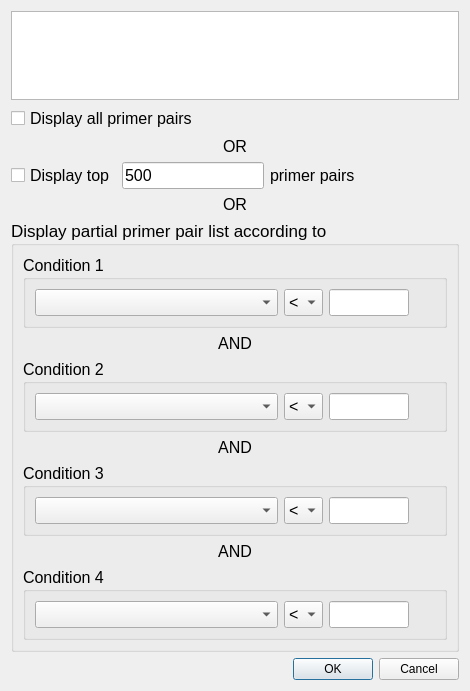
<?xml version="1.0" encoding="UTF-8"?>
<ui version="4.0">
 <class>PrimerDispListDlg</class>
 <widget class="QDialog" name="PrimerDispListDlg">
  <property name="geometry">
   <rect>
    <x>0</x>
    <y>0</y>
    <width>470</width>
    <height>691</height>
   </rect>
  </property>
  <property name="windowTitle">
   <string>Display Primer List</string>
  </property>
  <layout class="QGridLayout" name="gridLayout_6">
   <item row="0" column="0">
    <layout class="QVBoxLayout" name="verticalLayout">
     <item>
      <widget class="QPlainTextEdit" name="plaintext"/>
     </item>
     <item>
      <widget class="QCheckBox" name="checkBox_all">
       <property name="font">
        <font>
         <pointsize>12</pointsize>
        </font>
       </property>
       <property name="text">
        <string>Display all primer pairs</string>
       </property>
      </widget>
     </item>
     <item>
      <widget class="QLabel" name="label_4">
       <property name="font">
        <font>
         <pointsize>12</pointsize>
        </font>
       </property>
       <property name="text">
        <string>OR</string>
       </property>
       <property name="alignment">
        <set>Qt::AlignCenter</set>
       </property>
      </widget>
     </item>
     <item>
      <layout class="QHBoxLayout" name="horizontalLayout_5">
       <item>
        <widget class="QCheckBox" name="checkBox_topPrimers">
         <property name="font">
          <font>
           <pointsize>12</pointsize>
          </font>
         </property>
         <property name="text">
          <string>Display top</string>
         </property>
        </widget>
       </item>
       <item>
        <widget class="QLineEdit" name="lineEdit_topNum">
         <property name="sizePolicy">
          <sizepolicy hsizetype="Minimum" vsizetype="Fixed">
           <horstretch>0</horstretch>
           <verstretch>0</verstretch>
          </sizepolicy>
         </property>
         <property name="font">
          <font>
           <pointsize>12</pointsize>
          </font>
         </property>
         <property name="text">
          <string>500</string>
         </property>
        </widget>
       </item>
       <item>
        <widget class="QLabel" name="label_6">
         <property name="font">
          <font>
           <pointsize>12</pointsize>
          </font>
         </property>
         <property name="text">
          <string>primer pairs</string>
         </property>
        </widget>
       </item>
       <item>
        <spacer name="horizontalSpacer">
         <property name="orientation">
          <enum>Qt::Horizontal</enum>
         </property>
         <property name="sizeHint" stdset="0">
          <size>
           <width>40</width>
           <height>20</height>
          </size>
         </property>
        </spacer>
       </item>
      </layout>
     </item>
     <item>
      <widget class="QLabel" name="label_5">
       <property name="font">
        <font>
         <pointsize>12</pointsize>
        </font>
       </property>
       <property name="text">
        <string>OR</string>
       </property>
       <property name="alignment">
        <set>Qt::AlignCenter</set>
       </property>
      </widget>
     </item>
    </layout>
   </item>
   <item row="1" column="0">
    <widget class="QGroupBox" name="groupBox_5">
     <property name="font">
      <font>
       <pointsize>13</pointsize>
      </font>
     </property>
     <property name="title">
      <string>Display partial primer pair list according to</string>
     </property>
     <layout class="QGridLayout" name="gridLayout_5">
      <item row="0" column="0">
       <widget class="QGroupBox" name="groupBox">
        <property name="font">
         <font>
          <pointsize>12</pointsize>
         </font>
        </property>
        <property name="title">
         <string>Condition 1</string>
        </property>
        <layout class="QGridLayout" name="gridLayout">
         <item row="0" column="0">
          <layout class="QHBoxLayout" name="horizontalLayout" stretch="20,1,0,0">
           <item>
            <widget class="QComboBox" name="comboBox_cond1"/>
           </item>
           <item>
            <widget class="QComboBox" name="comboBox_GTLT1">
             <item>
              <property name="text">
               <string>&lt;</string>
              </property>
             </item>
             <item>
              <property name="text">
               <string>&gt;</string>
              </property>
             </item>
            </widget>
           </item>
           <item>
            <widget class="QLineEdit" name="lineEdit_value1">
             <property name="minimumSize">
              <size>
               <width>80</width>
               <height>0</height>
              </size>
             </property>
             <property name="maximumSize">
              <size>
               <width>80</width>
               <height>16777215</height>
              </size>
             </property>
            </widget>
           </item>
           <item>
            <widget class="QLabel" name="label_percent1">
             <property name="minimumSize">
              <size>
               <width>20</width>
               <height>0</height>
              </size>
             </property>
             <property name="maximumSize">
              <size>
               <width>20</width>
               <height>16777215</height>
              </size>
             </property>
             <property name="text">
              <string/>
             </property>
            </widget>
           </item>
          </layout>
         </item>
        </layout>
       </widget>
      </item>
      <item row="2" column="0">
       <widget class="QGroupBox" name="groupBox_2">
        <property name="font">
         <font>
          <pointsize>12</pointsize>
         </font>
        </property>
        <property name="title">
         <string>Condition 2</string>
        </property>
        <layout class="QGridLayout" name="gridLayout_2">
         <item row="0" column="0">
          <layout class="QHBoxLayout" name="horizontalLayout_2" stretch="20,1,0,0">
           <item>
            <widget class="QComboBox" name="comboBox_cond2"/>
           </item>
           <item>
            <widget class="QComboBox" name="comboBox_GTLT2">
             <item>
              <property name="text">
               <string>&lt;</string>
              </property>
             </item>
             <item>
              <property name="text">
               <string>&gt;</string>
              </property>
             </item>
            </widget>
           </item>
           <item>
            <widget class="QLineEdit" name="lineEdit_value2">
             <property name="minimumSize">
              <size>
               <width>80</width>
               <height>0</height>
              </size>
             </property>
             <property name="maximumSize">
              <size>
               <width>80</width>
               <height>16777215</height>
              </size>
             </property>
            </widget>
           </item>
           <item>
            <widget class="QLabel" name="label_percent2">
             <property name="minimumSize">
              <size>
               <width>20</width>
               <height>0</height>
              </size>
             </property>
             <property name="maximumSize">
              <size>
               <width>20</width>
               <height>16777215</height>
              </size>
             </property>
             <property name="text">
              <string/>
             </property>
            </widget>
           </item>
          </layout>
         </item>
        </layout>
       </widget>
      </item>
      <item row="4" column="0">
       <widget class="QGroupBox" name="groupBox_3">
        <property name="font">
         <font>
          <pointsize>12</pointsize>
         </font>
        </property>
        <property name="title">
         <string>Condition 3</string>
        </property>
        <layout class="QGridLayout" name="gridLayout_3">
         <item row="0" column="0">
          <layout class="QHBoxLayout" name="horizontalLayout_3" stretch="20,1,0,0">
           <item>
            <widget class="QComboBox" name="comboBox_cond3"/>
           </item>
           <item>
            <widget class="QComboBox" name="comboBox_GTLT3">
             <item>
              <property name="text">
               <string>&lt;</string>
              </property>
             </item>
             <item>
              <property name="text">
               <string>&gt;</string>
              </property>
             </item>
            </widget>
           </item>
           <item>
            <widget class="QLineEdit" name="lineEdit_value3">
             <property name="minimumSize">
              <size>
               <width>80</width>
               <height>0</height>
              </size>
             </property>
             <property name="maximumSize">
              <size>
               <width>80</width>
               <height>16777215</height>
              </size>
             </property>
            </widget>
           </item>
           <item>
            <widget class="QLabel" name="label_percent3">
             <property name="minimumSize">
              <size>
               <width>20</width>
               <height>0</height>
              </size>
             </property>
             <property name="maximumSize">
              <size>
               <width>20</width>
               <height>16777215</height>
              </size>
             </property>
             <property name="text">
              <string/>
             </property>
            </widget>
           </item>
          </layout>
         </item>
        </layout>
       </widget>
      </item>
      <item row="6" column="0">
       <widget class="QGroupBox" name="groupBox_4">
        <property name="font">
         <font>
          <pointsize>12</pointsize>
         </font>
        </property>
        <property name="title">
         <string>Condition 4</string>
        </property>
        <layout class="QGridLayout" name="gridLayout_4">
         <item row="0" column="0">
          <layout class="QHBoxLayout" name="horizontalLayout_4" stretch="20,1,0,0">
           <item>
            <widget class="QComboBox" name="comboBox_cond4"/>
           </item>
           <item>
            <widget class="QComboBox" name="comboBox_GTLT4">
             <item>
              <property name="text">
               <string>&lt;</string>
              </property>
             </item>
             <item>
              <property name="text">
               <string>&gt;</string>
              </property>
             </item>
            </widget>
           </item>
           <item>
            <widget class="QLineEdit" name="lineEdit_value4">
             <property name="minimumSize">
              <size>
               <width>80</width>
               <height>0</height>
              </size>
             </property>
             <property name="maximumSize">
              <size>
               <width>80</width>
               <height>16777215</height>
              </size>
             </property>
            </widget>
           </item>
           <item>
            <widget class="QLabel" name="label_percent4">
             <property name="minimumSize">
              <size>
               <width>20</width>
               <height>0</height>
              </size>
             </property>
             <property name="maximumSize">
              <size>
               <width>20</width>
               <height>16777215</height>
              </size>
             </property>
             <property name="text">
              <string/>
             </property>
            </widget>
           </item>
          </layout>
         </item>
        </layout>
       </widget>
      </item>
      <item row="1" column="0">
       <widget class="QLabel" name="label">
        <property name="font">
         <font>
          <pointsize>12</pointsize>
         </font>
        </property>
        <property name="text">
         <string>AND</string>
        </property>
        <property name="alignment">
         <set>Qt::AlignCenter</set>
        </property>
       </widget>
      </item>
      <item row="3" column="0">
       <widget class="QLabel" name="label_2">
        <property name="font">
         <font>
          <pointsize>12</pointsize>
         </font>
        </property>
        <property name="text">
         <string>AND</string>
        </property>
        <property name="alignment">
         <set>Qt::AlignCenter</set>
        </property>
       </widget>
      </item>
      <item row="5" column="0">
       <widget class="QLabel" name="label_3">
        <property name="font">
         <font>
          <pointsize>12</pointsize>
         </font>
        </property>
        <property name="text">
         <string>AND</string>
        </property>
        <property name="alignment">
         <set>Qt::AlignCenter</set>
        </property>
       </widget>
      </item>
     </layout>
    </widget>
   </item>
   <item row="2" column="0">
    <widget class="QDialogButtonBox" name="buttonBox">
     <property name="orientation">
      <enum>Qt::Horizontal</enum>
     </property>
     <property name="standardButtons">
      <set>QDialogButtonBox::Cancel|QDialogButtonBox::Ok</set>
     </property>
    </widget>
   </item>
  </layout>
 </widget>
 <resources/>
 <connections>
  <connection>
   <sender>buttonBox</sender>
   <signal>accepted()</signal>
   <receiver>PrimerDispListDlg</receiver>
   <slot>accept()</slot>
   <hints>
    <hint type="sourcelabel">
     <x>266</x>
     <y>640</y>
    </hint>
    <hint type="destinationlabel">
     <x>157</x>
     <y>274</y>
    </hint>
   </hints>
  </connection>
  <connection>
   <sender>buttonBox</sender>
   <signal>rejected()</signal>
   <receiver>PrimerDispListDlg</receiver>
   <slot>reject()</slot>
   <hints>
    <hint type="sourcelabel">
     <x>334</x>
     <y>640</y>
    </hint>
    <hint type="destinationlabel">
     <x>286</x>
     <y>274</y>
    </hint>
   </hints>
  </connection>
  <connection>
   <sender>comboBox_cond1</sender>
   <signal>currentIndexChanged(int)</signal>
   <receiver>PrimerDispListDlg</receiver>
   <slot>changeIdx_1(int)</slot>
   <hints>
    <hint type="sourcelabel">
     <x>123</x>
     <y>350</y>
    </hint>
    <hint type="destinationlabel">
     <x>4</x>
     <y>277</y>
    </hint>
   </hints>
  </connection>
  <connection>
   <sender>comboBox_cond2</sender>
   <signal>currentIndexChanged(int)</signal>
   <receiver>PrimerDispListDlg</receiver>
   <slot>changeIdx_2(int)</slot>
   <hints>
    <hint type="sourcelabel">
     <x>132</x>
     <y>430</y>
    </hint>
    <hint type="destinationlabel">
     <x>4</x>
     <y>372</y>
    </hint>
   </hints>
  </connection>
  <connection>
   <sender>comboBox_cond3</sender>
   <signal>currentIndexChanged(int)</signal>
   <receiver>PrimerDispListDlg</receiver>
   <slot>changeIdx_3(int)</slot>
   <hints>
    <hint type="sourcelabel">
     <x>151</x>
     <y>510</y>
    </hint>
    <hint type="destinationlabel">
     <x>2</x>
     <y>476</y>
    </hint>
   </hints>
  </connection>
  <connection>
   <sender>comboBox_cond4</sender>
   <signal>currentIndexChanged(int)</signal>
   <receiver>PrimerDispListDlg</receiver>
   <slot>changeIdx_4(int)</slot>
   <hints>
    <hint type="sourcelabel">
     <x>81</x>
     <y>572</y>
    </hint>
    <hint type="destinationlabel">
     <x>5</x>
     <y>575</y>
    </hint>
   </hints>
  </connection>
  <connection>
   <sender>checkBox_topPrimers</sender>
   <signal>stateChanged(int)</signal>
   <receiver>PrimerDispListDlg</receiver>
   <slot>displayTop()</slot>
   <hints>
    <hint type="sourcelabel">
     <x>40</x>
     <y>254</y>
    </hint>
    <hint type="destinationlabel">
     <x>8</x>
     <y>138</y>
    </hint>
   </hints>
  </connection>
  <connection>
   <sender>checkBox_all</sender>
   <signal>stateChanged(int)</signal>
   <receiver>PrimerDispListDlg</receiver>
   <slot>displayAll()</slot>
   <hints>
    <hint type="sourcelabel">
     <x>41</x>
     <y>210</y>
    </hint>
    <hint type="destinationlabel">
     <x>3</x>
     <y>89</y>
    </hint>
   </hints>
  </connection>
 </connections>
 <slots>
  <slot>changeIdx_1(int)</slot>
  <slot>changeIdx_2(int)</slot>
  <slot>changeIdx_3(int)</slot>
  <slot>changeIdx_4(int)</slot>
  <slot>displayTop()</slot>
  <slot>displayAll()</slot>
 </slots>
</ui>
